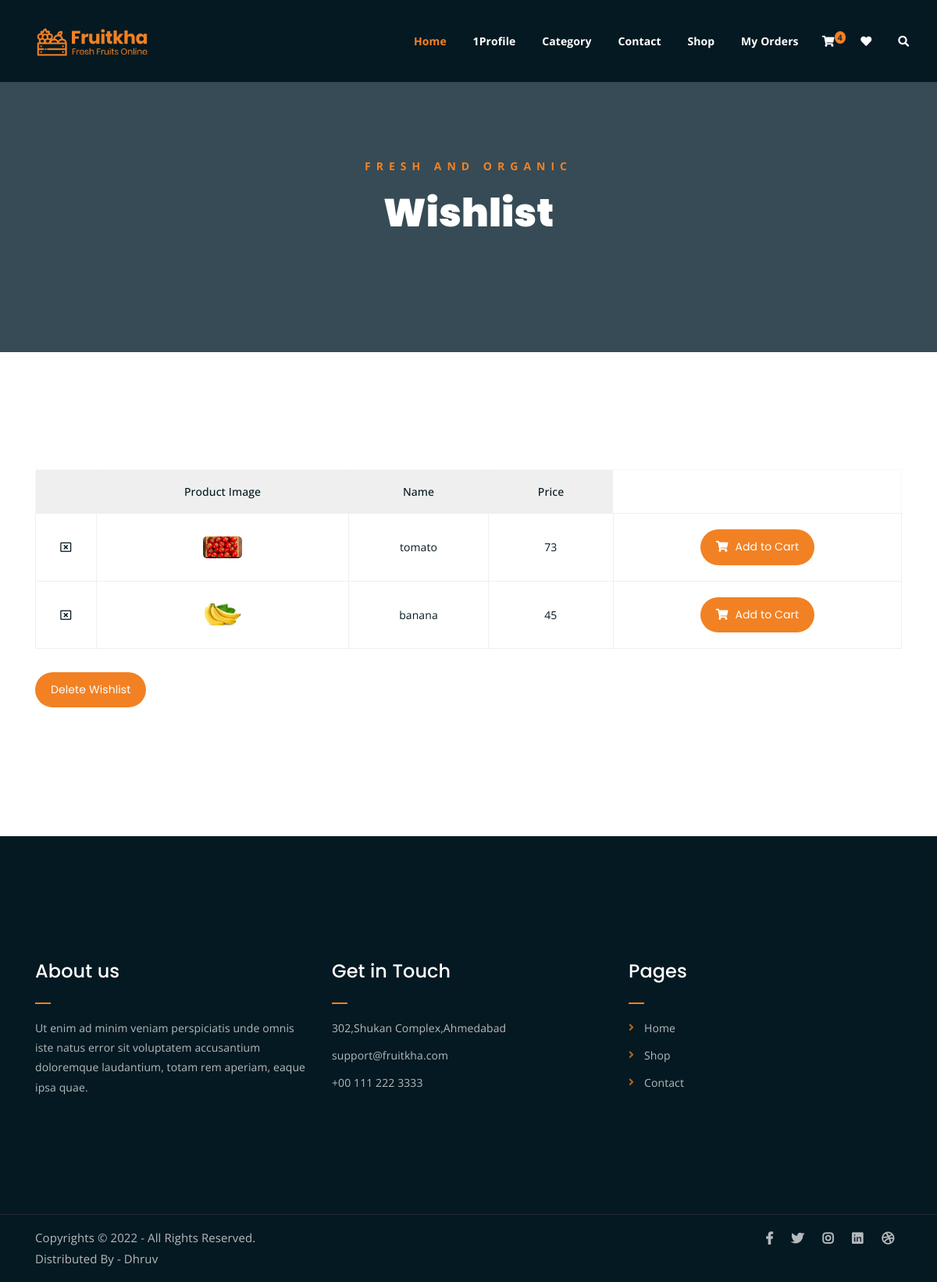
Screenshot of /wishlist/ (signed in) with the database file from the repository.
### myfruit/models.py (models this page shows, shortened)
class wishlistmodel(models.Model):
    user=models.ForeignKey(User,on_delete=models.CASCADE,null=True)
    product=models.ForeignKey(ProductModel,on_delete=models.CASCADE,null=True,blank=True)
    quantity=models.IntegerField(default=1)

class ProductModel(models.Model):
    mcate = models.ForeignKey(MaincategoryModel,on_delete=models.CASCADE,null=True,blank=True)
    name = models.CharField(max_length=200)
    image = models.ImageField(upload_to = 'photos/product')
    og_price = models.IntegerField(default=0)
    discount = models.IntegerField(default=0)
    discount_price = models.IntegerField(default=0)
    sell_price = models.IntegerField(default=0)
    description = models.TextField()

### myfruit/views.py (the view)
# urls.py: path('wishlist/',wishlistview),
def wishlistview(request):
    main = MaincategoryModel.objects.all()
    product=ProductModel.objects.all()
    cart_count = cartmodel.objects.filter(user=request.user).count()
    wish = wishlistmodel.objects.filter(user=request.user)
    return render(request,'wishlist.html',{"wish":wish,'main':main,'product':product,'cart_count':cart_count})

### myfruit/templates/wishlist.html
{% extends 'base.html' %}
{% block body %}
	<div class="breadcrumb-section breadcrumb-bg">
		<div class="container">
			<div class="row">
				<div class="col-lg-8 offset-lg-2 text-center">
					<div class="breadcrumb-text">
						<p>Fresh and Organic</p>
						<h1>Wishlist</h1>
					</div>
				</div>
			</div>
		</div>
	</div>
	<div class="cart-section mt-150 mb-150">
		<div class="container">
			<div class="row">
				<div class="col-lg-12 col-md-12">
					<div class="cart-table-wrap">
						<table class="cart-table">
							<thead class="cart-table-head">
								<tr class="table-head-row">
									<th class="product-remove"></th>
									<th class="product-image">Product Image</th>
									<th class="product-name">Name</th>
									<th class="product-price">Price</th>
								</tr>
							</thead>
							<tbody>
								<tr class="table-body-row">
                                    {% for i in wish %}
									<td class="product-remove"><a href="/deletewishlist/{{i.id}}/"><i class="far fa-window-close"></i></a></td>
									<td class="product-image"><img src="{{i.product.image.url}}" alt=""></td>
									<td class="product-name">{{i.product.name}}</td>
									<td class="product-price">{{i.product.sell_price}}</td>
								<td>	<a href="/addtocart/{{i.product.id}}" class="cart-btn"><i class="fas fa-shopping-cart"></i> Add to Cart</a>
                                </td>
								</tr>
								{% endfor %}
							</tbody>
						</table>
                        <div class="cart-buttons">
                            <a href="/clear/" class="boxed-btn">Delete Wishlist</a>
                        </div>
					</div>
				</div>
			</div>
		</div>
	</div>
	{% endblock body %}

### myfruit/templates/base.html (shortened to what this page needs)
{% load static %}
<!DOCTYPE html>
<html lang="en">
<head>
	<link rel="stylesheet" href="{% static 'assets/css/all.min.css' %}">
	<link rel="stylesheet" href="{% static 'assets/bootstrap/css/bootstrap.min.css' %}">
	<link rel="stylesheet" href="{% static 'assets/css/owl.carousel.css' %}">
	<link rel="stylesheet" href="{% static 'assets/css/magnific-popup.css' %}">
	<link rel="stylesheet" href="{% static 'assets/css/animate.css' %}">
	<link rel="stylesheet" href="{% static 'assets/css/meanmenu.min.css' %}">
	<link rel="stylesheet" href="{% static 'assets/css/main.css' %}">
	<link rel="stylesheet" href="{% static 'assets/css/responsive.css' %}">
</head>
<body>
	<div class="top-header-area" id="sticker" style="background-color:#051922;color:white">
		<div class="container">
			<div class="row">
				<div class="col-lg-12 col-sm-12 text-center">
					<div class="main-menu d-flex  justify-content-between">
						<div class="site-logo">
							<a href="/">
								<img src="{% static 'assets/img/logo.png' %}" alt="">
							</a>
						</div>
						<nav class="main-menu">
							<ul>
								<li class="current-list-item"><a href="/">Home</a>
								</li>
								<li><a href="#">{{request.user}}Profile</a>
								</li>
								<li><a href="/allproduct/">Category</a>
								</li>
								<li><a href="/contact/">Contact</a></li>
								<li><a href="shop.html">Shop</a>
								</li>
								<li ><a href="/orders/">My Orders</a>
								</li>
								<li>
									<div class="header-icons">
										<a class="shopping-cart" href="/cart/"><i class="fas fa-shopping-cart"></i><span class='badge badge-warning' id='lblCartCount' style="position:absolute;background-color:#F28123;border-radius: 60%;">{{cart_count}}</span></a>
										<a class="wishlist" href="/wishlist/"><i class="fas	 fa-heart"></i></a>
										<a class="mobile-hide search-bar-icon" href="#"><i class="fas fa-search"></i></a>
									</div>
								</li>
							</ul>
						</nav>
					</div>
				</div>
			</div>
		</div>
	</div>
{% block body %}{% endblock body %}
<div class="footer-area">
    <div class="container">
        <div class="row">
            <div class="col-lg-4 col-md-6">
                <div class="footer-box about-widget">
                    <h2 class="widget-title">About us</h2>
                    <p>Ut enim ad minim veniam perspiciatis unde omnis iste natus error sit voluptatem accusantium doloremque laudantium, totam rem aperiam, eaque ipsa quae.</p>
                </div>
            </div>
            <div class="col-lg-4 col-md-6">
                <div class="footer-box get-in-touch">
                    <h2 class="widget-title">Get in Touch</h2>
                    <ul>
                        <li>302,Shukan Complex,Ahmedabad</li>
                        <li>support@fruitkha.com</li>
                        <li>+00 111 222 3333</li>
                    </ul>
                </div>
            </div>
            <div class="col-lg-4 col-md-6">
                <div class="footer-box pages">
                    <h2 class="widget-title">Pages</h2>
                    <ul>
                        <li><a href="/">Home</a></li>
                        <li><a href="/allproduct/">Shop</a></li>
                        <li><a href="/contact/">Contact</a></li>
                    </ul>
                </div>
            </div>
        </div>
    </div>
</div>
<div class="copyright">
    <div class="container">
        <div class="row">
            <div class="col-lg-6 col-md-12">
                <p>Copyrights &copy; 2022 - All Rights Reserved.<br>
                    Distributed By - Dhruv</a>
                </p>
            </div>
            <div class="col-lg-6 text-right col-md-12">
                <div class="social-icons">
                    <ul>
                        <li><a href="#" target="_blank"><i class="fab fa-facebook-f"></i></a></li>
                        <li><a href="#" target="_blank"><i class="fab fa-twitter"></i></a></li>
                        <li><a href="#" target="_blank"><i class="fab fa-instagram"></i></a></li>
                        <li><a href="#" target="_blank"><i class="fab fa-linkedin"></i></a></li>
                        <li><a href="#" target="_blank"><i class="fab fa-dribbble"></i></a></li>
                    </ul>
                </div>
            </div>
        </div>
    </div>
</div>
</body>
</html>

### static/assets/css/responsive.css (style rules this page uses)
@media only screen and (min-width: 992px) and (max-width: 1200px) { .cart-buttons a:first-child { margin-right: 0; margin-bottom: 15px; } }

### rows the page displays
wishlistmodel: product.image (picture), product.name "tomato", product.sell_price "73"
wishlistmodel: product.image (picture), product.name "banana", product.sell_price "45"

### other values shown
{{ request.user }} "1"
{{ cart_count }} "4"
